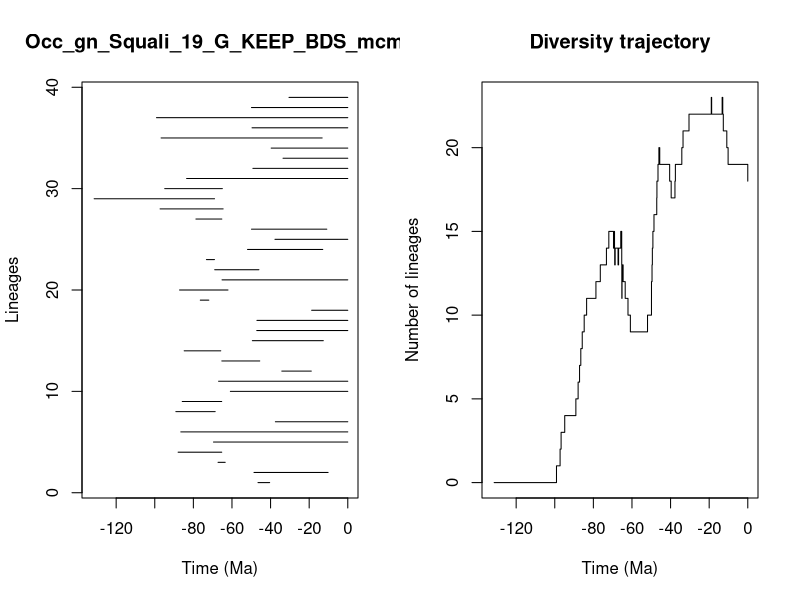

The R source for this figure:


pdf(file='../Results/Genus/5_MA_bins_EXT_EP_FT/pyrate_mcmc_logs/Occ_gn_Squali_19_G_KEEP_BDS_mcmc_LTT.pdf',width=0.6*20, height=0.6*10)
title = "Occ_gn_Squali_19_G_KEEP_BDS_mcmc"
ts=c(46.51371769017564, 48.59517871380523,67.21653955075956,87.89945044600468,69.56537893186398,86.50892002746791,37.50943803979208,89.06637877559069,85.76281123289289,60.82729082449636,66.9317223956016,34.17616348248463,65.25585635136407,84.75347674560692,49.43647400228853,47.16001974317907,47.068944044285914,18.716104002606706,76.4049188539005,87.15402392322729,65.14594673544345,68.94280131974051,73.22986029863065,51.94178912231265,37.7288764401891,49.88668103940019,78.6717981997625,97.23855170491863,131.39985746572924,94.83731705459493,83.4975610759717,49.158059524269284,33.54126779524087,39.68553967284804,96.71532302620261,49.605061551338636,99.1038816671441,49.89611903890019,30.45291569416581)
te=c(40.476700197592066, 10.192933315396875,63.506638053798596,65.29703799756777,0.0,0.0,0.0,68.70070213077973,65.31288219388763,0.0,0.0,18.909838687713762,45.60944981293566,65.80918744045954,12.678645763855762,0.0,0.0,0.0,71.9923171692202,62.061332538995046,0.0,46.049267099547556,69.06611103596074,12.958344252927283,0.0,10.867937479914518,65.25694313892483,64.5818337832461,69.03605641913929,64.9837258953456,0.0,0.0,0.0,0.0,13.281300515110559,0.0,0.0,0.0,0.0)
div_traj=c(0, 1,2,3,4,5,6,7,8,9,10,11,12,13,14,15,14,15,14,13,14,13,14,15,14,13,12,11,12,13,12,11,10,9,10,11,12,13,14,15,16,17,18,19,20,19,18,17,18,19,20,21,22,23,22,23,22,21,20,19,18)
time_events=c(131.39985746572924, 99.1038816671441,97.23855170491863,96.71532302620261,94.83731705459493,89.06637877559069,87.89945044600468,87.15402392322729,86.50892002746791,85.76281123289289,84.75347674560692,83.4975610759717,78.6717981997625,76.4049188539005,73.22986029863065,71.9923171692202,69.56537893186398,69.06611103596074,69.03605641913929,68.94280131974051,68.70070213077973,67.21653955075956,66.9317223956016,65.80918744045954,65.31288219388763,65.29703799756777,65.25694313892483,65.25585635136407,65.14594673544345,64.9837258953456,64.5818337832461,63.506638053798596,62.061332538995046,60.82729082449636,51.94178912231265,49.89611903890019,49.88668103940019,49.605061551338636,49.43647400228853,49.158059524269284,48.59517871380523,47.16001974317907,47.068944044285914,46.51371769017564,46.049267099547556,45.60944981293566,40.476700197592066,39.68553967284804,37.7288764401891,37.50943803979208,34.17616348248463,33.54126779524087,30.45291569416581,18.909838687713762,18.716104002606706,13.281300515110559,12.958344252927283,12.678645763855762,10.867937479914518,10.192933315396875,0.0)
                par(mfrow=c(1,2))
                L = length(ts)
                plot(ts, 1:L , xlim=c(-max(ts)-1,0), pch=20, type="n", main=title,xlab="Time (Ma)",ylab="Lineages")
                for (i in 1:L){segments(x0=-te[i],y0=i,x1=-ts[i],y1=i)}    
                t = -time_events
                plot(div_traj ~ t,type="s", main = "Diversity trajectory",xlab="Time (Ma)",ylab="Number of lineages",xlim=c(-max(ts)-1,0))
                abline(v=c(65,200,251,367,445),lty=2,col="gray")
                
